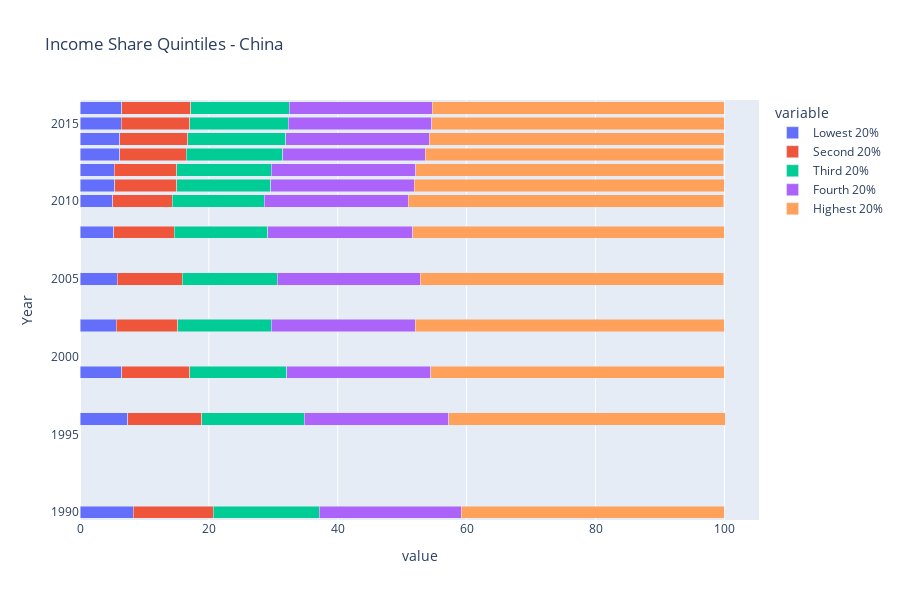

Here is the notebook cell this chart was saved with:
### Code cell
fig = px.bar(income_share_df[income_share_df['Country Name']==country].dropna(), 
            x=income_share_cols,
            y='Year',
            barmode='stack',
            height=600, 
            hover_name='Country Name',
            title=f'Income Share Quintiles - {country}',
            orientation='h')
fig.show()

### Figure 1 — Plotly figure (JSON) as saved in the notebook; plotly's stock layout.template omitted (floating-point values rounded to 4 significant figures)
{"data": [{"alignmentgroup": "True", "hovertemplate": "<b>%{hovertext}</b><br><br>variable=Lowest 20%<br>value=%{x}<br>Year=%{y}<extra></extra>", "hovertext": ["China", "China", "China", "China", "China", "China", "China", "China", "China", "China", "China", "China", "China"], "legendgroup": "Lowest 20%", "marker": {"color": "#636efa"}, "name": "Lowest 20%", "offsetgroup": "Lowest 20%", "orientation": "h", "showlegend": true, "textposition": "auto", "type": "bar", "x": [8.3, 7.4, 6.5, 5.6, 5.8, 5.2, 5.1, 5.4, 5.3, 6.2, 6.2, 6.4, 6.5], "xaxis": "x", "y": [1990, 1996, 1999, 2002, 2005, 2008, 2010, 2011, 2012, 2013, 2014, 2015, 2016], "yaxis": "y"}, {"alignmentgroup": "True", "hovertemplate": "<b>%{hovertext}</b><br><br>variable=Second 20%<br>value=%{x}<br>Year=%{y}<extra></extra>", "hovertext": ["China", "China", "China", "China", "China", "China", "China", "China", "China", "China", "China", "China", "China"], "legendgroup": "Second 20%", "marker": {"color": "#EF553B"}, "name": "Second 20%", "offsetgroup": "Second 20%", "orientation": "h", "showlegend": true, "textposition": "auto", "type": "bar", "x": [12.4, 11.5, 10.5, 9.6, 10.1, 9.4, 9.2, 9.6, 9.7, 10.3, 10.5, 10.6, 10.7], "xaxis": "x", "y": [1990, 1996, 1999, 2002, 2005, 2008, 2010, 2011, 2012, 2013, 2014, 2015, 2016], "yaxis": "y"}, {"alignmentgroup": "True", "hovertemplate": "<b>%{hovertext}</b><br><br>variable=Third 20%<br>value=%{x}<br>Year=%{y}<extra></extra>", "hovertext": ["China", "China", "China", "China", "China", "China", "China", "China", "China", "China", "China", "China", "China"], "legendgroup": "Third 20%", "marker": {"color": "#00cc96"}, "name": "Third 20%", "offsetgroup": "Third 20%", "orientation": "h", "showlegend": true, "textposition": "auto", "type": "bar", "x": [16.4, 15.9, 15.1, 14.5, 14.7, 14.5, 14.3, 14.6, 14.7, 15, 15.2, 15.3, 15.3], "xaxis": "x", "y": [1990, 1996, 1999, 2002, 2005, 2008, 2010, 2011, 2012, 2013, 2014, 2015, 2016], "yaxis": "y"}, {"alignmentgroup": "True", "hovertemplate": "<b>%{hovertext}</b><br><br>variable=Fourth 20%<br>value=%{x}<br>Year=%{y}<extra></extra>", "hovertext": ["China", "China", "China", "China", "China", "China", "China", "China", "China", "China", "China", "China", "China"], "legendgroup": "Fourth 20%", "marker": {"color": "#ab63fa"}, "name": "Fourth 20%", "offsetgroup": "Fourth 20%", "orientation": "h", "showlegend": true, "textposition": "auto", "type": "bar", "x": [22.1, 22.4, 22.3, 22.3, 22.2, 22.5, 22.3, 22.3, 22.4, 22.1, 22.3, 22.3, 22.2], "xaxis": "x", "y": [1990, 1996, 1999, 2002, 2005, 2008, 2010, 2011, 2012, 2013, 2014, 2015, 2016], "yaxis": "y"}, {"alignmentgroup": "True", "hovertemplate": "<b>%{hovertext}</b><br><br>variable=Highest 20%<br>value=%{x}<br>Year=%{y}<extra></extra>", "hovertext": ["China", "China", "China", "China", "China", "China", "China", "China", "China", "China", "China", "China", "China"], "legendgroup": "Highest 20%", "marker": {"color": "#FFA15A"}, "name": "Highest 20%", "offsetgroup": "Highest 20%", "orientation": "h", "showlegend": true, "textposition": "auto", "type": "bar", "x": [40.8, 42.9, 45.6, 48, 47.1, 48.4, 49, 48.1, 47.8, 46.3, 45.8, 45.4, 45.3], "xaxis": "x", "y": [1990, 1996, 1999, 2002, 2005, 2008, 2010, 2011, 2012, 2013, 2014, 2015, 2016], "yaxis": "y"}], "layout": {"barmode": "stack", "height": 600, "legend": {"title": {"text": "variable"}, "tracegroupgap": 0}, "title": {"text": "Income Share Quintiles - China"}, "xaxis": {"anchor": "y", "domain": [0, 1], "title": {"text": "value"}}, "yaxis": {"anchor": "x", "domain": [0, 1], "title": {"text": "Year"}}}}
